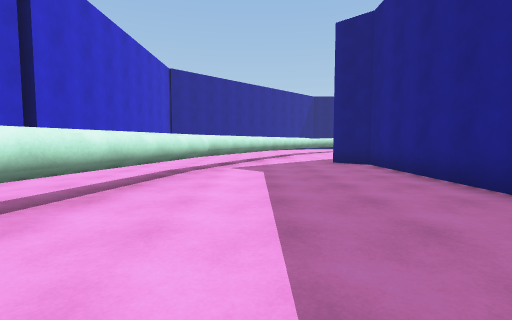
view 1 (above)

24 first-person views from a walk through a 3-D level made in the Unity game engine. The camera is 1.3 m above the floor, tilts 4° down and sees 85° across. The floor is counted in squares, 2 m on a side. Each view is taken from the middle of a square. On the plan, view 1 faces up. The plan holds only what a view shows up to about 9 squares ahead; the rest is blank. The place goes on beyond the plan.

view 2
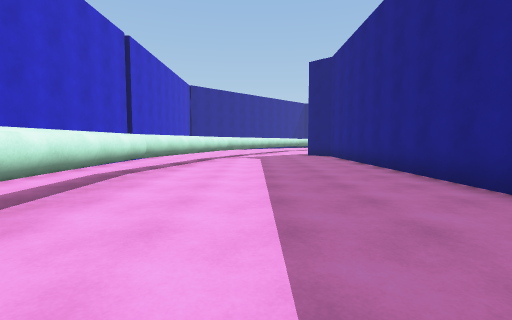

view 3
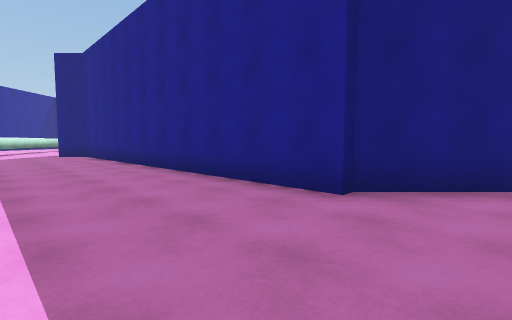

view 4
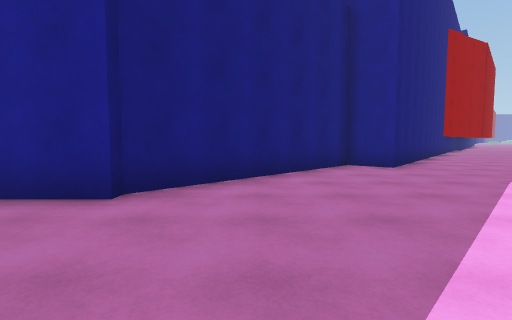

view 5
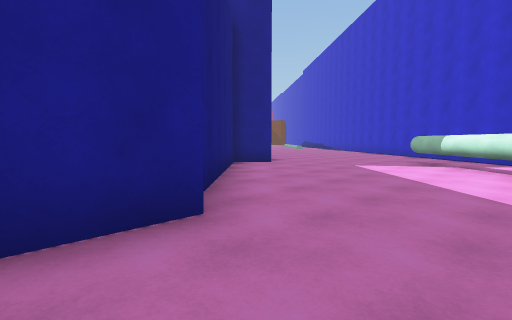

view 6
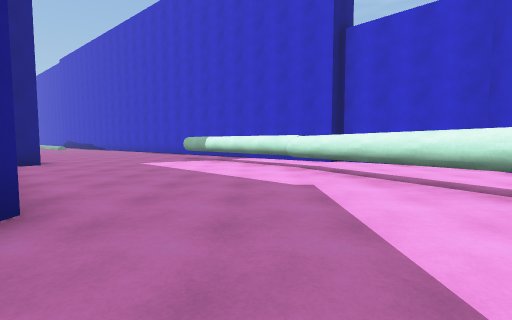

view 7
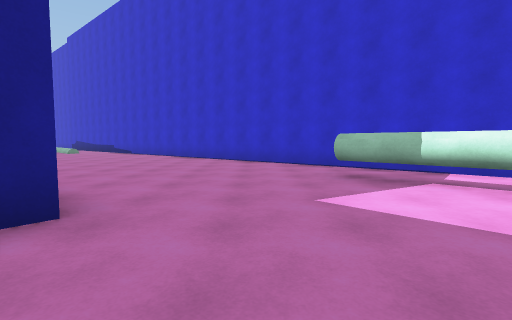

view 8
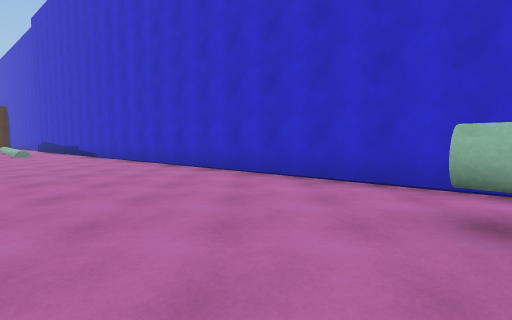

view 9
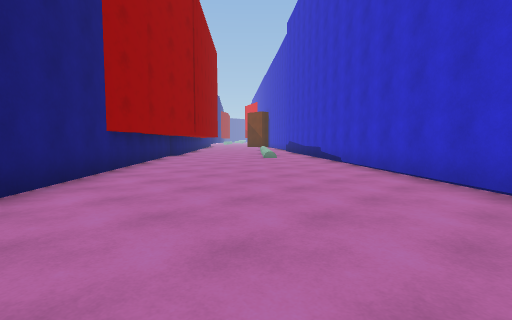

view 10
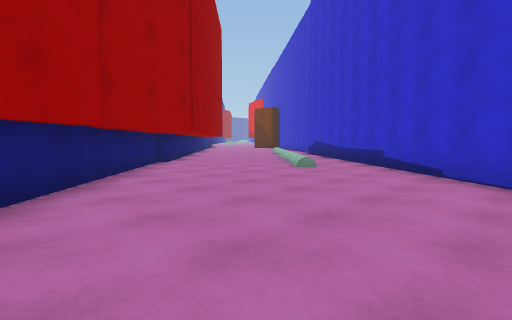

view 11
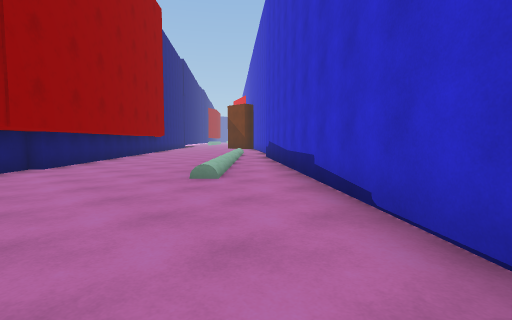

view 12
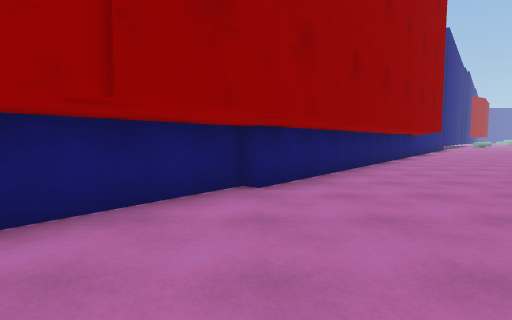

view 13
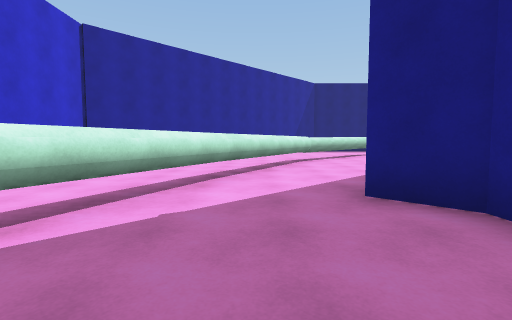

view 14
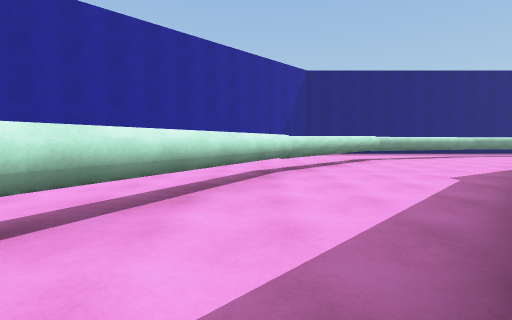

view 15
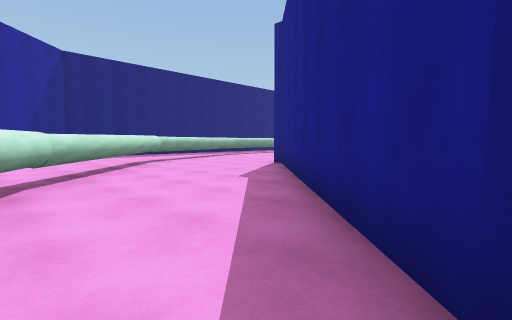

view 16
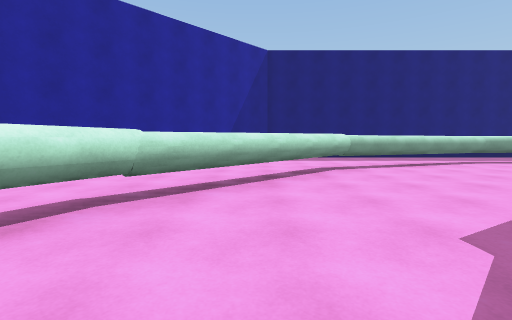

view 17
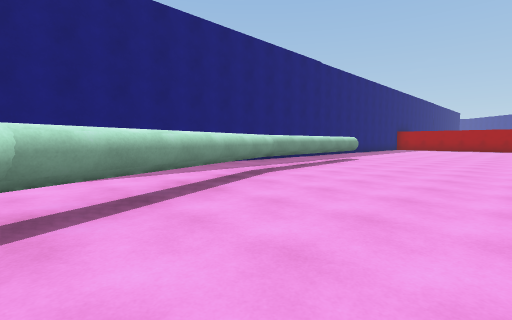

view 18
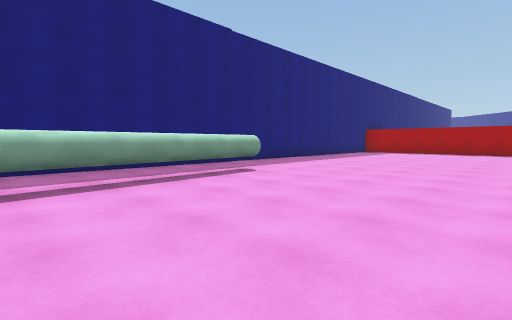

view 19
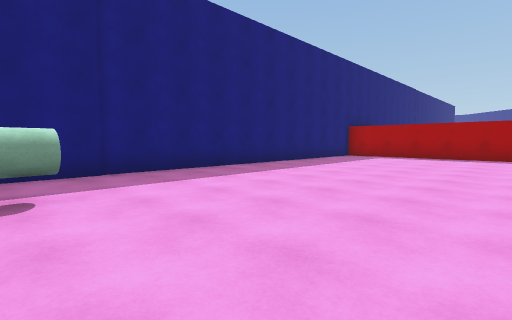

view 20
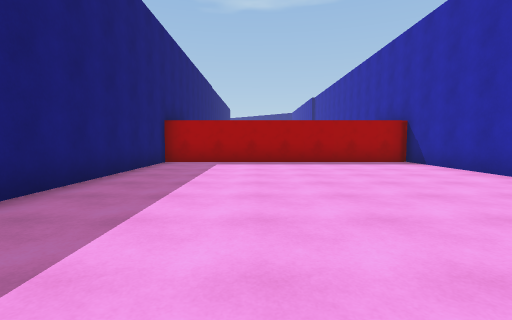

view 21
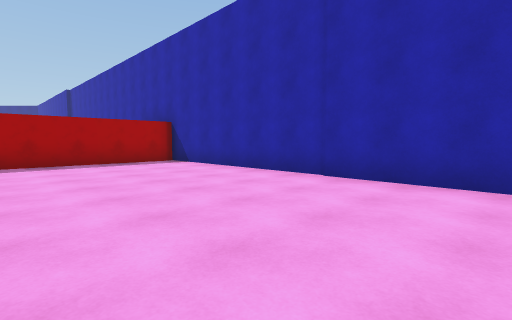

view 22
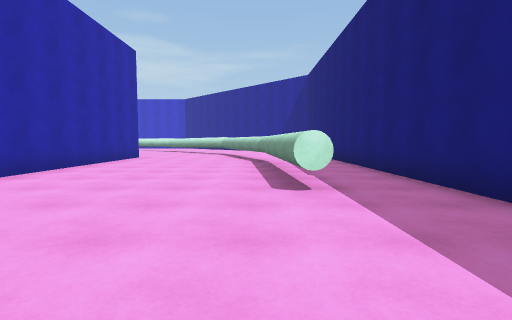

view 23
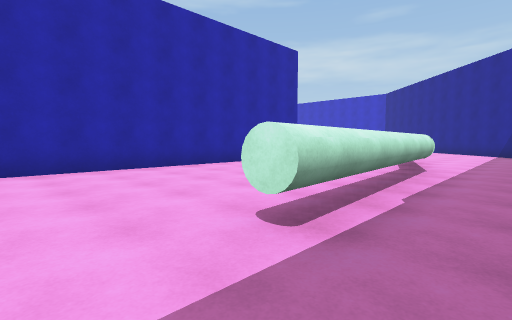

view 24
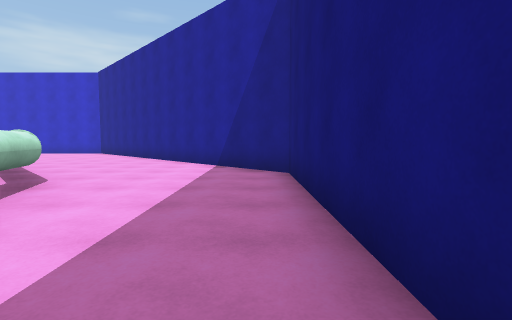

### Floor plan
Key: @ floor where view 1 was taken; # wall or solid block; x gap in a wall; . floor; / step, stairs or slope; ^ raised ledge; T thing the floor can be seen under or through.
Columns run from 3 left of view 1 to 27 right of it. Each row starts with its distance up from view 1.
 22        ########################
 21       ##......................#
 20      ##......TTTT^^...........#
 19     ##..... ^^^^^TT...........#
 18     #....^^^#.................#
 17     ....^#....................#
 16     ...^^.....................#
 15     ..^^......................#
 14    ..^^....####################
 13    . ^....##
 12   ..^#...##
 11   . ^...##
 10  ..^#..##
  9  ..^..##
  8 ..^^..#
  7 ..^...#
  6 . ^...#
  5 .^#...#
  4 .^....#
  3 .^....#
  2 x^....#
  1 .^....#
  0  ^.@..#
 -1  ^....#
 -2  ^....#
 -3   ....##
 -4  ^T....##
 -5   ^.....##
 -6 ..^#.....##
 -7 .. ^......#
 -8 ...^^.....##
 -9  ...^#.....##
-10   #..^......#
-11   ##.x^......
-12    ###........##
-13      ##........###
-14       ##.........##
-15        ##.........##
-16         ##.........##
-17          ###........##
-18            ##........##
-19             ##........##
-20              ##..//....###
-21               ##..//.....##
-22                ###.//.....#

Positions as (right, up) in squares from view 1, and headings:
1: (0, 0), facing up
2: (0, -4), facing up
3: (0, -5), facing up-right
4: (0, -5), facing right
5: (1, -2), facing down-right
6: (1, -1), facing down
7: (5, -6), facing down
8: (5, -9), facing down
9: (7, -12), facing down-right
10: (10, -14), facing down-right
11: (10, -17), facing down-right
12: (14, -18), facing right
13: (1, 5), facing up
14: (2, 8), facing up
15: (2, 9), facing up-right
16: (4, 11), facing up
17: (6, 15), facing up-right
18: (11, 15), facing up-right
19: (15, 16), facing up-right
20: (18, 19), facing right
21: (18, 19), facing down-right
22: (19, 19), facing left
23: (17, 21), facing down-left
24: (10, 21), facing left
